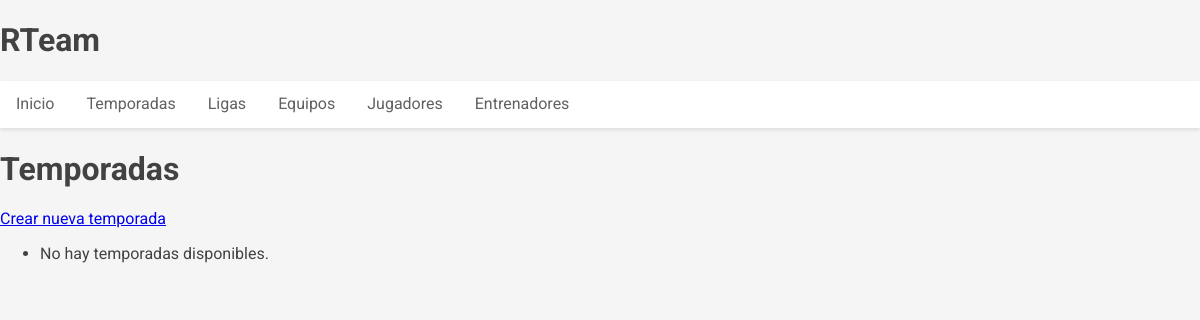
Before: /temporadas/ with the older database file.
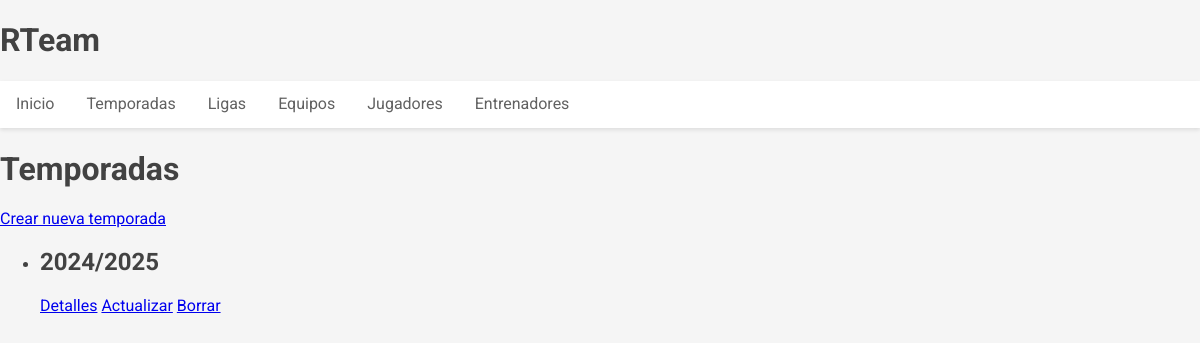
After: the same page with the newer database file.
### RTeam_app/models.py (models this page shows, shortened)
class Temporada(models.Model):
    periodo = TemporadaField(help_text='Formato: YYYY/YYYY (ej: 2024/2025)')
    class Meta:
        verbose_name_plural = "Temporadas"

### RTeam_app/views.py (the view)
# urls.py: path('temporadas/', views.TemporadaListView.as_view(), name='temporada_list'),
class TemporadaListView(ListView):
    model = Temporada
    template_name = 'temporadas/temporada_list.html'
    context_object_name = 'temporadas'

### templates/temporadas/temporada_list.html
{% extends 'base.html' %}
{% block contenido %}
    <h1>Temporadas</h1>
    <a href="{% url 'temporada_create' %}">Crear nueva temporada</a>
    <ul>
        {% for temporada in temporadas %}
            <li>
                <h2>{{ temporada.periodo }}</h2>
                <a href="{% url 'temporada_detail' temporada.id %}">Detalles</a>
                <a href="{% url 'temporada_update' temporada.id %}">Actualizar</a>
                <a href="{% url 'temporada_delete' temporada.id %}">Borrar</a>
            </li>
        {% empty %}
            <li>No hay temporadas disponibles.</li>
        {% endfor %}
    </ul>
{% endblock %}

Changed rows visible on the page:
added Temporada: periodo "2024/2025"
Other visible differences:
text no longer shown: "No hay temporadas disponibles."
